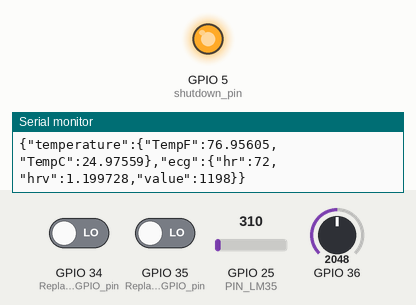
Recording of a sketch running on a simulated ESP32. Shown: output pins drawn as LEDs (lit = HIGH), the last lines printed to the serial monitor. The test bench sets the inputs (shaded band); at power-on: GPIO 34 (Replace_with_the_GPIO_pin) LOW, GPIO 35 (Replace_with_the_GPIO_pin) LOW, GPIO 25 (PIN_LM35) = 310, GPIO 36 = 2048.

Above: at 1.3 s.
1.4 s: GPIO 34 (Replace_with_the_GPIO_pin) driven HIGH
At 1.9 s:
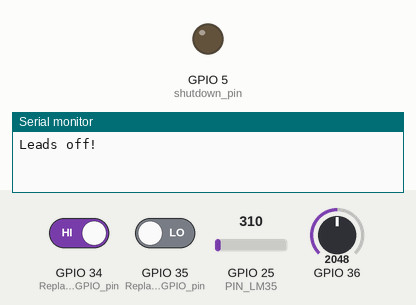
3.1 s: GPIO 34 (Replace_with_the_GPIO_pin) driven LOW
At 4.7 s:
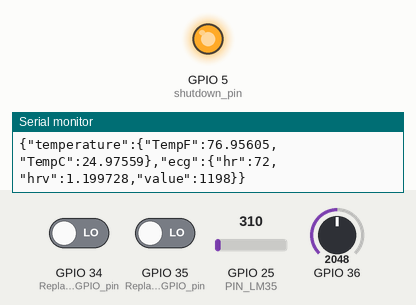
5.1 s: GPIO 35 (Replace_with_the_GPIO_pin) driven HIGH
At 6.0 s:
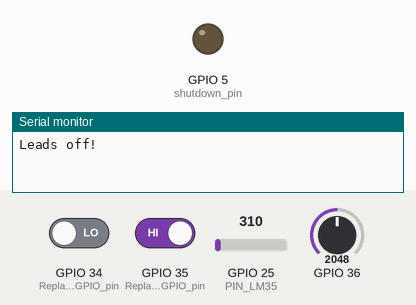
Timing chart, 0 to 8.1 s (numbered marks = the images above; inputs shaded):
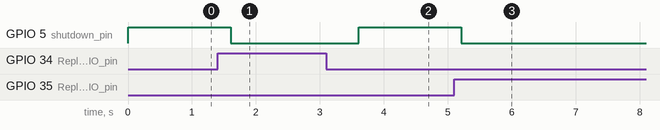

Measured:
- after the input at 1.4 s, GPIO 5 (shutdown_pin): HIGH → LOW after 0.21 s
- after the input at 3.1 s, GPIO 5 (shutdown_pin): LOW → HIGH after 0.51 s
- after the input at 5.1 s, GPIO 5 (shutdown_pin): HIGH → LOW after 0.11 s

The sketch:

Test.ino
```cpp
#include <ArduinoJson.h> // Include the ArduinoJson library

#define ADC_VREF_mV    3300.0 // in millivolt
#define ADC_RESOLUTION 4096.0
#define PIN_LM35       25  // ESP32 pin GIOP36 (ADC0) connected to LM35

long instance1 = 0, timer;
double hrv = 0, hr = 72, interval = 0;
int value = 0, count = 0;
bool flag = false;

#define shutdown_pin 5  // Replace with the desired GPIO pin

#define threshold 100 // to identify R peak

#define timer_value 10000 // 10 seconds timer to calculate hr

void setup() {
  Serial.begin(9600);
  pinMode(34, INPUT); // Replace with the GPIO pin for leads off detection LO +
  pinMode(35, INPUT); // Replace with the GPIO pin for leads off detection LO -
  pinMode(shutdown_pin, OUTPUT);
}

void loop() {
  // Read the ADC value from the temperature sensor
  int adcVal = analogRead(PIN_LM35);

  // Convert the ADC value to voltage in millivolt
  float milliVolt = adcVal * (ADC_VREF_mV / ADC_RESOLUTION);

  // Convert the voltage to the temperature in °C
  float tempC = milliVolt / 10;

  // Convert the °C to °F
  float tempF = tempC * 9 / 5 + 32;

  // Check leads off status
  bool leadsOff = (digitalRead(34) == HIGH) || (digitalRead(35) == HIGH);

  if (leadsOff) {
    Serial.println("Leads off!");
    digitalWrite(shutdown_pin, LOW); // Standby mode
    delay(1000); // Wait for a second to recheck leads status
    return; // Skip the rest of the loop iteration
  }

  digitalWrite(shutdown_pin, HIGH); // Normal mode

  value = analogRead(A0); // Replace A0 with the desired ADC pin

  // Flattening the ECG values
  value = map(value, 250, 400, 0, 100);

  if ((value > threshold) && (!flag)) {
    count++;
    Serial.println("in");
    flag = true;
    interval = micros() - instance1; // RR interval
    instance1 = micros();
  } else if (value < threshold) {
    flag = false;
  }

  if ((millis() - timer) > timer_value) {
    hr = count * 6;
    timer = millis();
    count = 0;
  }

  hrv = hr / 60 - interval / 1000000;

  // Create a JSON object
  DynamicJsonDocument jsonDoc(256);
  JsonObject temperatureObj = jsonDoc.createNestedObject("temperature");
  temperatureObj["TempF"] = tempF;
  temperatureObj["TempC"] = tempC;
  JsonObject ecgObj = jsonDoc.createNestedObject("ecg");

  // Add ECG data only if non-zero
  if (hr >= 65 && hrv != 0 && value != 0) {
    ecgObj["hr"] = hr;
    ecgObj["hrv"] = hrv;
    ecgObj["value"] = value;
  }else {
    ecgObj["hr"] = 71;
    ecgObj["hrv"] = hrv;
    ecgObj["value"] = value;
  }

  // Serialize the JSON object to a string
  String jsonStr;
  serializeJson(jsonDoc, jsonStr);

  // Print the JSON string to the Serial Monitor
  Serial.println(jsonStr);

  delay(500);
}
```
